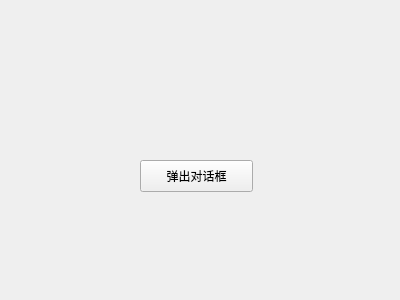
<?xml version="1.0" encoding="UTF-8"?>
<ui version="4.0">
 <class>Widget</class>
 <widget class="QWidget" name="Widget">
  <property name="geometry">
   <rect>
    <x>0</x>
    <y>0</y>
    <width>400</width>
    <height>300</height>
   </rect>
  </property>
  <property name="windowTitle">
   <string>Widget</string>
  </property>
  <widget class="QPushButton" name="pushButton">
   <property name="geometry">
    <rect>
     <x>140</x>
     <y>160</y>
     <width>113</width>
     <height>32</height>
    </rect>
   </property>
   <property name="text">
    <string>弹出对话框</string>
   </property>
  </widget>
 </widget>
 <layoutdefault spacing="6" margin="11"/>
 <resources/>
 <connections/>
</ui>
